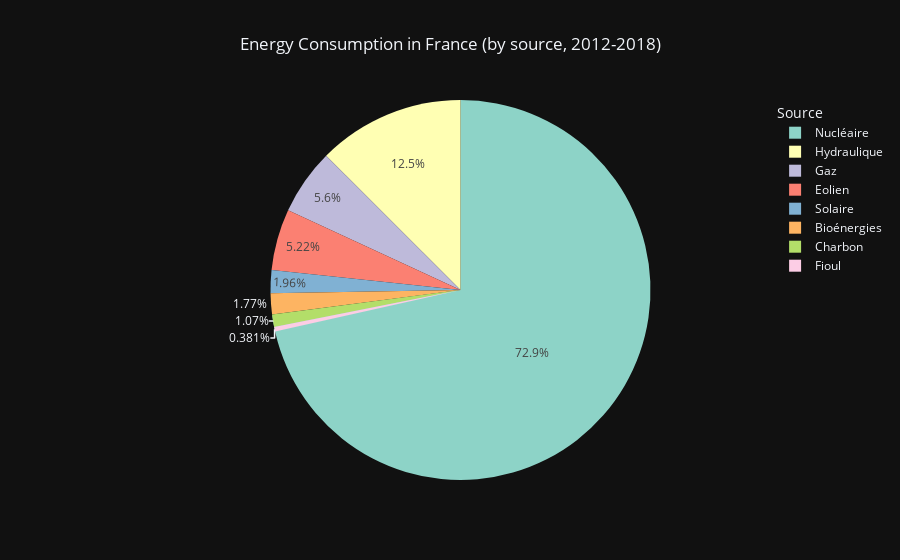

Notebook cell for this chart:
### Code cell
import plotly.express as px

latest_month_values = df_data_nationales2.iloc[-1, :]

# Use Set3 color palette
colors_set3 = px.colors.qualitative.Set3

pie_fig = px.pie(values=latest_month_values, names=latest_month_values.index,
                 title='Energy Consumption in France (by source, 2012-2018)',
                 template='plotly_dark',
                 color_discrete_sequence=colors_set3)

pie_fig.update_layout(legend_title='Source')

pie_fig.update_layout(
    title_x=0.5,
    annotations=[
        dict(
            text="Source: RTE",
            showarrow=False,
            xref="paper",
            yref="paper",
            x=0.1,
            y=-0.25,
            xanchor='right',
            yanchor='bottom'
        )
    ]
)

pie_fig.show()

### Figure 1 — Plotly figure (JSON) as saved in the notebook; plotly's stock layout.template omitted (floating-point values rounded to 4 significant figures)
{"data": [{"domain": {"x": [0, 1], "y": [0, 1]}, "hovertemplate": "label=%{label}<br>value=%{value}<extra></extra>", "labels": ["Fioul", "Charbon", "Gaz", "Nucléaire", "Eolien", "Solaire", "Hydraulique", "Pompage", "Bioénergies"], "legendgroup": "", "name": "", "showlegend": true, "type": "pie", "values": [342400.0, 958200.0, 5032000.0, 65500000.0, 4688000.0, 1764000.0, 11230000.0, -1233000.0, 1591000.0]}], "layout": {"annotations": [{"showarrow": false, "text": "Source: RTE", "x": 0.1, "xanchor": "right", "xref": "paper", "y": -0.25, "yanchor": "bottom", "yref": "paper"}], "legend": {"title": {"text": "Source"}, "tracegroupgap": 0}, "piecolorway": ["rgb(141,211,199)", "rgb(255,255,179)", "rgb(190,186,218)", "rgb(251,128,114)", "rgb(128,177,211)", "rgb(253,180,98)", "rgb(179,222,105)", "rgb(252,205,229)", "rgb(217,217,217)", "rgb(188,128,189)", "rgb(204,235,197)", "rgb(255,237,111)"], "title": {"text": "Energy Consumption in France (by source, 2012-2018)", "x": 0.5}}}
